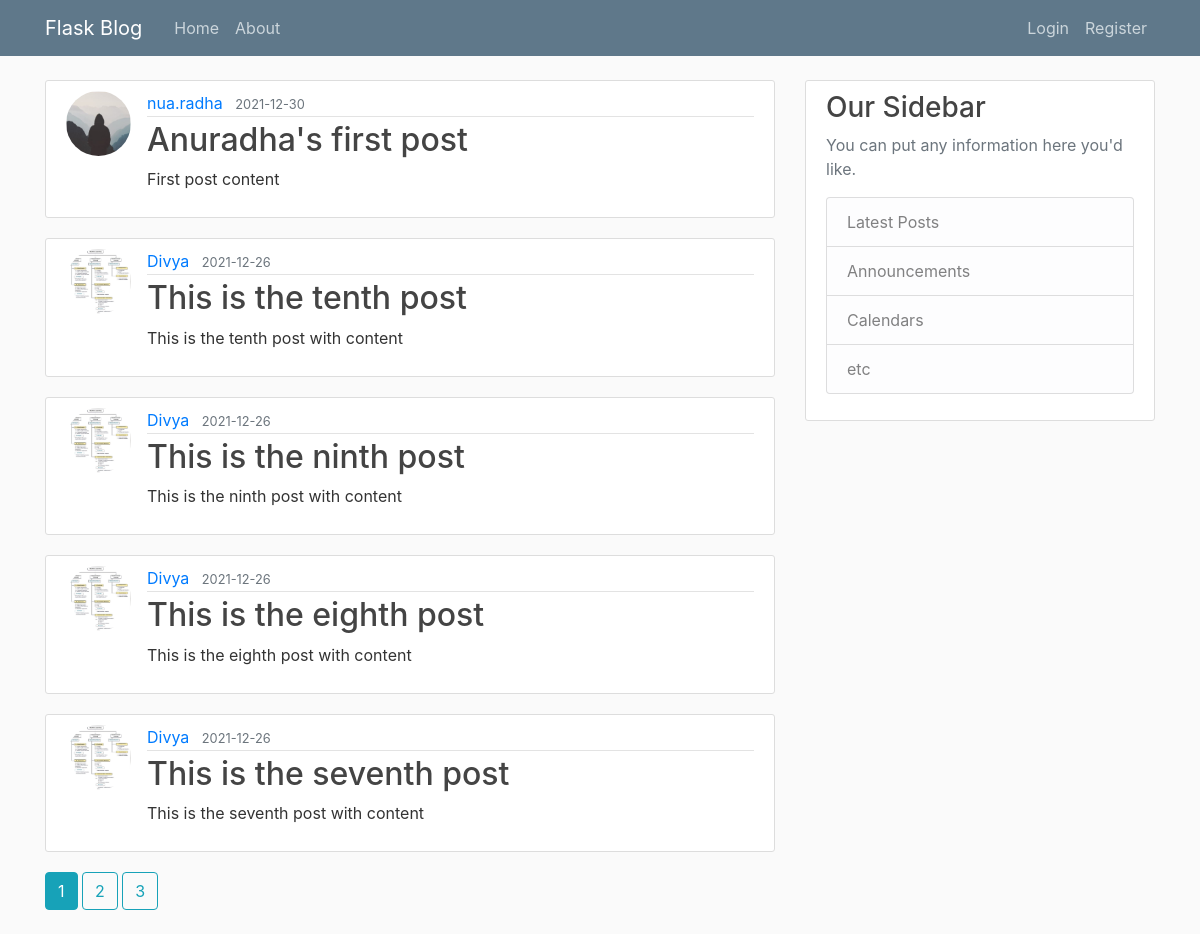
The page /home on the database its author committed.
### flaskblog/models.py (models this page shows, shortened)
class Post(db.Model):
    id = db.Column(db.Integer, primary_key=True)
    title = db.Column(db.String(100), nullable=False)
    date_posted = db.Column(db.DateTime, nullable=False, default=datetime.utcnow)
    content = db.Column(db.Text, nullable=False)
    user_id = db.Column(db.Integer, db.ForeignKey('user.id'), nullable=False)

class User(db.Model, UserMixin):
    id = db.Column(db.Integer, primary_key=True)
    username = db.Column(db.String(20), unique=True, nullable=False)
    email = db.Column(db.String(120), unique=True, nullable=False)
    image_file = db.Column(db.String(20), nullable=False, default='default.jpg')
    password = db.Column(db.String(60), nullable=False)
    posts = db.relationship('Post', backref='author', lazy=True)

### flaskblog/main/routes.py (the view)
@main.route("/")
@main.route("/home")
def home():
    page = request.args.get('page', 1, type=int)
    posts = Post.query.order_by(Post.date_posted.desc()).paginate(page=page, per_page=5)
    return render_template('home.html', posts=posts)

### flaskblog/templates/home.html
{% extends "layout.html" %}
{% block content %}
    {% for post in posts.items %}
        <article class="media content-section">
          <img class="rounded-circle article-img" src="{{ url_for('static', filename='profile_pics/' + post.author.image_file) }}">
          <div class="media-body">
            <div class="article-metadata">
              <a class="mr-2" href="{{ url_for('users.user_posts', username=post.author.username) }}">{{ post.author.username }}</a>
              <small class="text-muted">{{ post.date_posted.strftime('%Y-%m-%d') }}</small>
            </div>
            <h2><a class="article-title" href="{{ url_for('posts.post', post_id=post.id) }}">{{ post.title }}</a></h2>
            <p class="article-content">{{ post.content }}</p>
          </div>
        </article>
    {% endfor %}
    {% for page_num in posts.iter_pages(left_edge=1, right_edge=1, left_current=1, right_current=2) %}
      {% if page_num %}
        {% if posts.page == page_num %}
          <a class="btn btn-info mb-4" href="{{ url_for('main.home', page=page_num) }}">{{ page_num }}</a>
        {% else %}
          <a class="btn btn-outline-info mb-4" href="{{ url_for('main.home', page=page_num) }}">{{ page_num }}</a>
        {% endif %}
      {% else %}
        ...
      {% endif %}
    {% endfor %}
{% endblock content %}

### flaskblog/templates/layout.html (shortened to what this page needs)
<!DOCTYPE html>
<html>
<head>
    <link rel="stylesheet" href="https://maxcdn.bootstrapcdn.com/bootstrap/4.0.0/css/bootstrap.min.css">
    <link rel="stylesheet" type="text/css" href="{{ url_for('static', filename='main.css') }}">
</head>
<body>
    <header class="site-header">
      <nav class="navbar navbar-expand-md navbar-dark bg-steel fixed-top">
        <div class="container">
          <a class="navbar-brand mr-4" href="/">Flask Blog</a>
          <div class="collapse navbar-collapse" id="navbarToggle">
            <div class="navbar-nav mr-auto">
              <a class="nav-item nav-link" href="{{ url_for('main.home') }}">Home</a>
              <a class="nav-item nav-link" href="{{ url_for('main.about') }}">About</a>
            </div>
            <div class="navbar-nav">
              {% if current_user.is_authenticated %}
                <a class="nav-item nav-link" href="{{ url_for('posts.new_post') }}">New Post</a>
                <a class="nav-item nav-link" href="{{ url_for('users.account') }}">Account</a>
                <a class="nav-item nav-link" href="{{ url_for('users.logout') }}">Logout</a>
              {% else %}
                <a class="nav-item nav-link" href="{{ url_for('users.login') }}">Login</a>
                <a class="nav-item nav-link" href="{{ url_for('users.register') }}">Register</a>
              {% endif %}
            </div>
          </div>
        </div>
      </nav>
    </header>
    <main role="main" class="container">
      <div class="row">
        <div class="col-md-8">
          {% block content %}{% endblock %}
        </div>
        <div class="col-md-4">
          <div class="content-section">
            <h3>Our Sidebar</h3>
            <p class='text-muted'>You can put any information here you'd like.
              <ul class="list-group">
                <li class="list-group-item list-group-item-light">Latest Posts</li>
                <li class="list-group-item list-group-item-light">Announcements</li>
                <li class="list-group-item list-group-item-light">Calendars</li>
                <li class="list-group-item list-group-item-light">etc</li>
              </ul>
            </p>
          </div>
        </div>
      </div>
    </main>
</body>
</html>

### flaskblog/static/main.css (style rules this page uses)
body { background: #fafafa; color: #333333; margin-top: 5rem; }
h1, h2, h3, h4, h5, h6 { color: #444444; }
.bg-steel { background-color: #5f788a; }
.site-header .navbar-nav .nav-link { color: #cbd5db; }
.content-section { background: #ffffff; padding: 10px 20px; border: 1px solid #dddddd; border-radius: 3px; margin-bottom: 20px; }
.article-title { color: #444444; }
.article-content { white-space: pre-line; }
.article-img { height: 65px; width: 65px; margin-right: 16px; }
.article-metadata { padding-bottom: 1px; margin-bottom: 4px; border-bottom: 1px solid #e3e3e3 }

### rows shown on the page
Post: image_file (placeholder picture), author.username "nua.radha", date_posted "2021-12-30", title "Anuradha's first post", content "First post content"
Post: image_file (picture), author.username "Divya", date_posted "2021-12-26", title "This is the tenth post", content "This is the tenth post with content"
Post: image_file (picture), author.username "Divya", date_posted "2021-12-26", title "This is the ninth post", content "This is the ninth post with content"
Post: image_file (picture), author.username "Divya", date_posted "2021-12-26", title "This is the eighth post", content "This is the eighth post with content"
Post: image_file (picture), author.username "Divya", date_posted "2021-12-26", title "This is the seventh post", content "This is the seventh post with content"

### other values the page prints
{{ page_num }} "1"
{{ page_num }} "2" "3"
